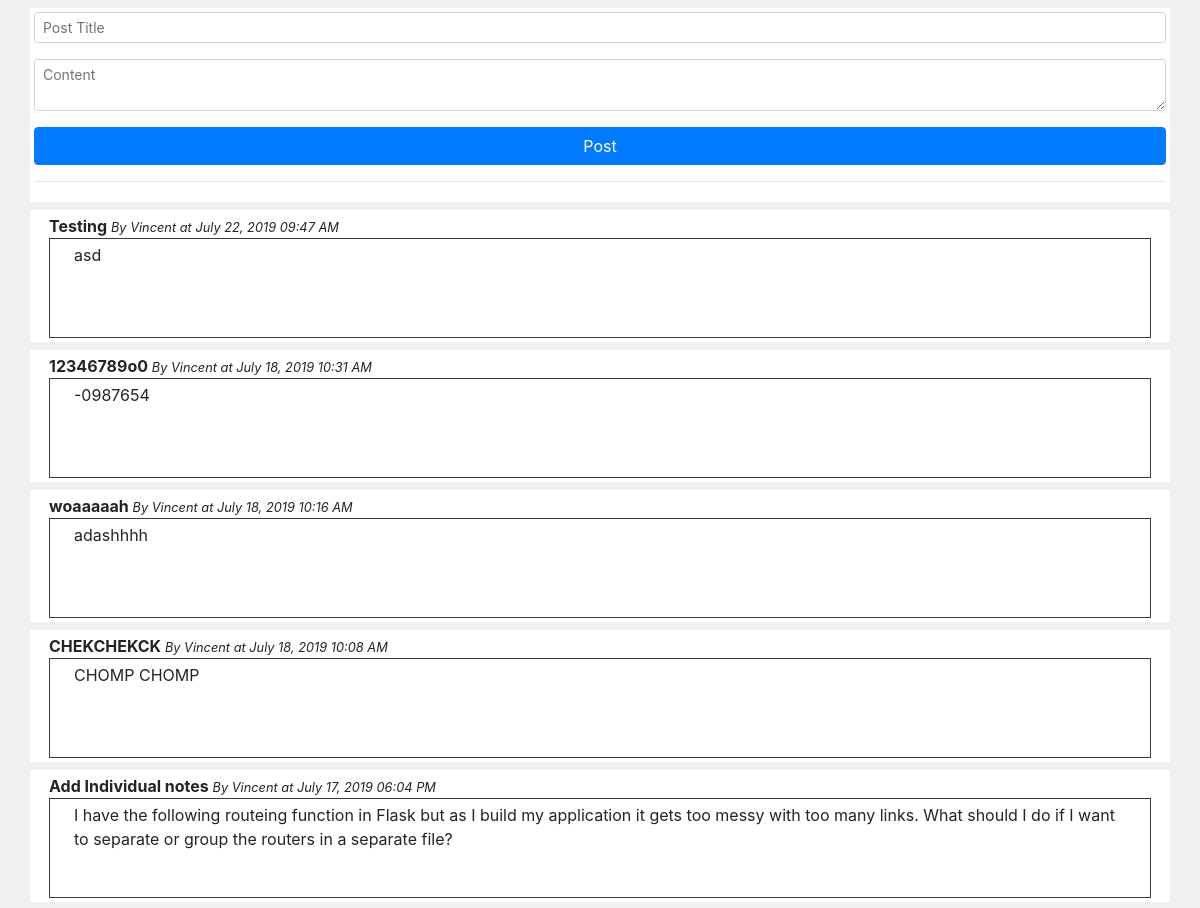
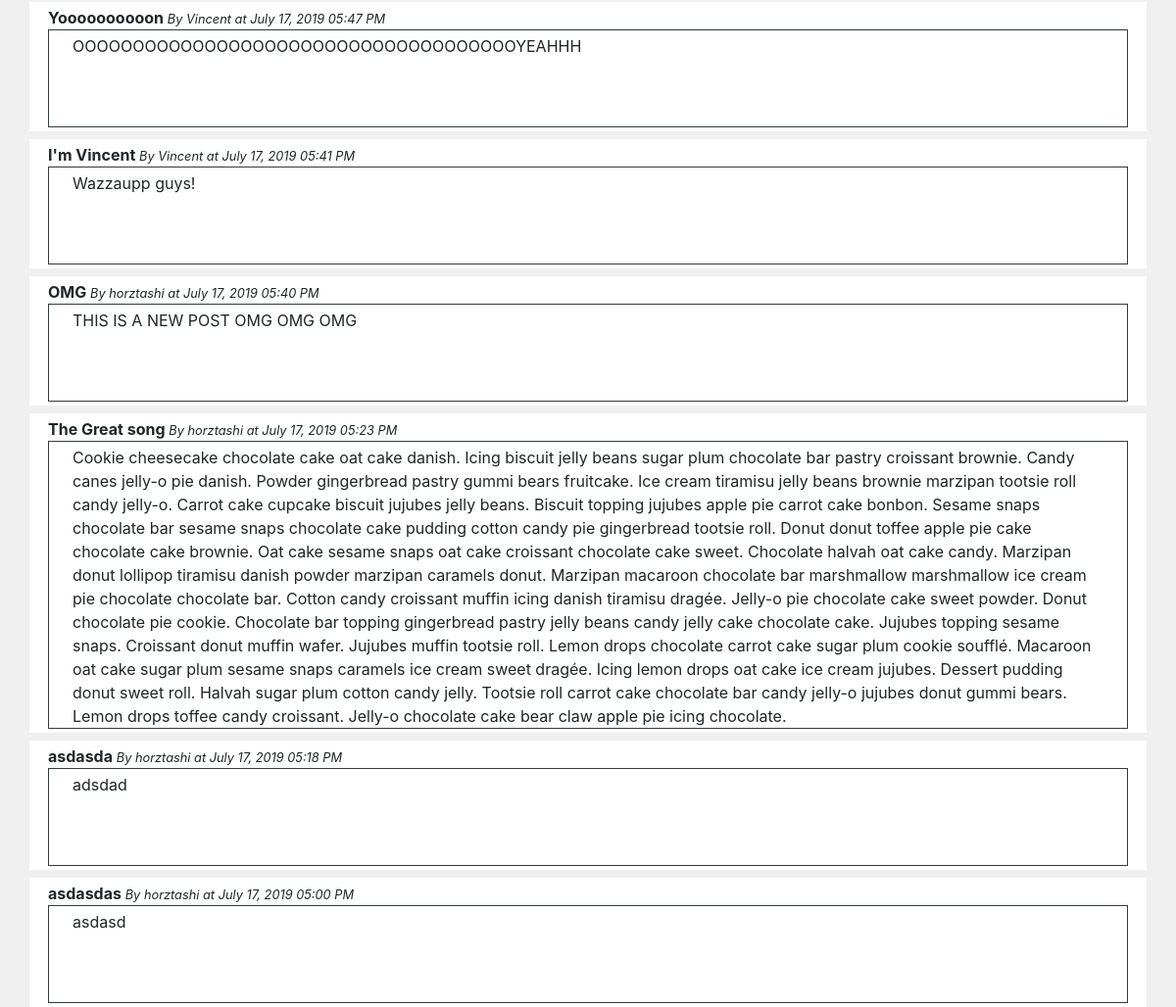
Page /old/ (signed in) on the committed database (2 pictures, top to bottom).
### models/post.py (models this page shows, shortened)
class Post(db.Model):
    id = db.Column(db.Integer, primary_key=True)
    user_id = db.Column(db.Integer, db.ForeignKey('user.id'))
    title = db.Column(db.String(80), unique=False, nullable=False)
    content = db.Column(db.Text(), unique=False, nullable=False)
    date_created = db.Column(db.DateTime, nullable=False, default=datetime.utcnow)

### models/user.py (models this page shows, shortened)
class User(db.Model):
    id = db.Column(db.Integer, primary_key=True)
    username = db.Column(db.String(80), unique=True, nullable=False)
    email = db.Column(db.String(120), unique=True, nullable=False)
    password = db.Column(db.String(120), unique=False, nullable=False)
    posts = db.relationship("Post", backref="author")

### blueprints/old_home.py (the view)
@old_home.route('/old/', methods=['GET', 'POST'])
def index():
    if not session.get('username'):
        return redirect(url_for('user.login'))
    if request.method == "POST":
        post = Post(title=request.form['title'], content=request.form['content'], user_id=session['user_id'])
        post.save()
        return redirect(url_for('old_home.index'))
    posts = Post.query.order_by(Post.id.desc()).all()
    return render_template('index.html', username=session['username'], posts=posts)

### templates/index.html (shortened to what this page needs)
{% extends "layout.html" %}
{% block content %}
    <div class="container p-1 mt-2">
            <form action="" method="POST">
                <div class="form-group">
                    <input id="title" name="title" type="text" class="form-control form-control-sm" placeholder="Post Title">
                </div>
                <div class="form-group">
                    <textarea id="content" name="content" class="form-control form-control-sm" placeholder="Content"></textarea>
                </div>
                <button class="btn btn-primary btn-block">Post</button>
            </form>
        <hr>
    </div>
    {% for post in posts %}
        <div class="container mt-2">
            <div class="p-1">
                <div class="font-weight-bold">{{ post.title }}&nbsp;<small class="font-italic">By {{ post.author.username }} at {{ post.date_created.strftime('%B %d, %Y %I:%M %p') }}</small></div>
                <div class="border border-dark pl-4 pr-4 pt-1" style="min-height:100px;">{{ post.content }}</div>
            </div>
        </div>
    {% endfor %}
{% endblock %}

### templates/layout.html (shortened to what this page needs)
<!doctype html>
<html>
  <head>
    {% block head %}
      <link rel="stylesheet" href="https://stackpath.bootstrapcdn.com/bootstrap/4.3.1/css/bootstrap.min.css">    <title>{% block title %}{% endblock %} - My Webpage</title>
      <link rel="stylesheet" type= "text/css" href="{{ url_for('static', filename='css/app.css') }}">
    {% endblock %}
  </head>
  <body>
    {% block content %}{% endblock %}
  </body>
</html>

### static/css/app.css (style rules this page uses)
body { background: #f0F0F0F0; }
.container { background: #FFF; }

### rows in the picture
Post: title "Testing", author.username "Vincent", date_created "July 22, 2019 09:47 AM", content "asd"
Post: title "12346789o0", author.username "Vincent", date_created "July 18, 2019 10:31 AM", content "-0987654"
Post: title "woaaaaah", author.username "Vincent", date_created "July 18, 2019 10:16 AM", content "adashhhh"
Post: title "CHEKCHEKCK", author.username "Vincent", date_created "July 18, 2019 10:08 AM", content "CHOMP CHOMP"
Post: title "Add Individual notes", author.username "Vincent", date_created "July 17, 2019 06:04 PM", content "I have the following routeing function in Flask but as I build my application it gets too messy with too many links. What should I do if I want to separate or group the routers in a separate file?"
Post: title "Yoooooooooon", author.username "Vincent", date_created "July 17, 2019 05:47 PM", content "OOOOOOOOOOOOOOOOOOOOOOOOOOOOOOOOOOOOOYEAHHH"
Post: title "I'm Vincent", author.username "Vincent", date_created "July 17, 2019 05:41 PM", content "Wazzaupp guys!"
Post: title "OMG", author.username "horztashi", date_created "July 17, 2019 05:40 PM", content "THIS IS A NEW POST OMG OMG OMG"
Post: title "The Great song", author.username "horztashi", date_created "July 17, 2019 05:23 PM", content "Cookie cheesecake chocolate cake oat cake danish. Icing biscuit jelly beans sugar plum chocolate bar pastry croissant brownie. Candy canes jelly-o pie danish. Powder gingerbread pastry gummi bears fruitcake. Ice cream tiramisu jelly beans brownie marzipan tootsie roll candy jelly-o. Carrot cake cupcake biscuit jujubes jelly beans. Biscuit topping jujubes apple pie carrot cake bonbon. Sesame snaps chocolate bar sesame snaps chocolate cake pudding cotton candy pie gingerbread tootsie roll. Donut donut toffee apple pie cake chocolate cake brownie. Oat cake sesame snaps oat cake croissant chocolate cake sweet. Chocolate halvah oat cake candy. Marzipan donut lollipop tiramisu danish powder…"
Post: title "asdasda", author.username "horztashi", date_created "July 17, 2019 05:18 PM", content "adsdad"
Post: title "asdasdas", author.username "horztashi", date_created "July 17, 2019 05:00 PM", content "asdasd"
